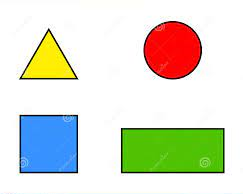
#> input picture Shape_detection/image/shape.png, 243 x 194 px
$ python Shape_detection.py
#> lines starting #> are read from the running program, lines starting #| are printed output that depends on the picture; after the words box and inside, x2 and y2 are one past the last pixel; in counts of white or black regions, pixels touching at a corner belong together
import cv2 as c
import numpy as np
# https://medium.com/analytics-vidhya/opencv-findcontours-detailed-guide-692ee19eeb18(Defination of contour)

image=c.imread('image/shape.png')
#> image is the input picture: shape (194, 243, 3); mean B, G, R 205.9, 222.4, 219.1
fin=c.resize(image,(300,400))
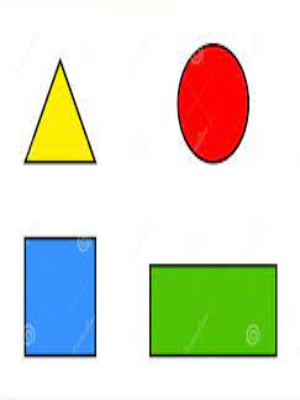
#> fin: shape (400, 300, 3); mean B, G, R 205.9, 222.4, 219
image1=c.cvtColor(fin,c.COLOR_BGR2GRAY)
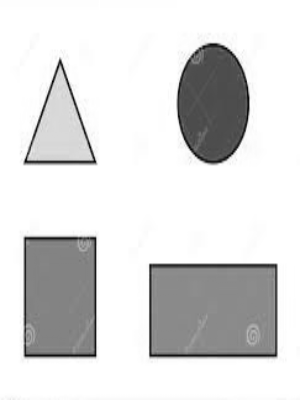
#> image1: shape (400, 300); min 5, max 255, mean 219.5
canny=c.Canny(image1,300,350)
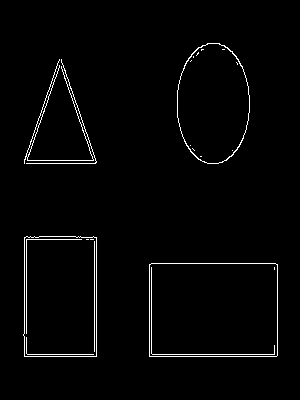
#> canny: shape (400, 300); 1.9% white in thin lines or dots, all inside (x1, y1, x2, y2) = (23, 43, 278, 357)

contour,h=c.findContours(canny,c.RETR_EXTERNAL,c.CHAIN_APPROX_NONE)
#> contour = 5 contours, 2 with area under 20; largest, box (x1, y1, x2, y2) and area: (149, 263, 278, 357) 11900, (23, 236, 97, 357) 8614, (177, 43, 250, 164) 6887; h = [[1, -1, -1, -1], [2, 0, -1, -1], [3, 1, -1, -1], [4, 2, -1, -1], [-1, 3, -1, -1]]

for con in contour:
    area=c.contourArea(con)

    # print(area)
    if area>1:

        c.drawContours(fin, contour, 1, (0, 0, 0))
        len=c.arcLength(con,True)
        approx=c.approxPolyDP(con,0.05*len,True)
        x,y,w,h=c.boundingRect(approx)
        c.rectangle(fin,(x,y),(x+w,y+h),(0,0,0),4)
#> this loop made 5 passes
#> (area, len, approx, x, y, w, h) on passes 1, 2, 5: (11900.5, 440.2, [[149, 264], [149, 356], [277, 355], [277, 264]], 149, 264, 129, 93), (8614, 388.6, [[24, 237], [24, 356], [96, 356], [96, 237]], 24, 237, 73, 120), (6887, 325.4, [[207, 43], [177, 117], [218, 163], [249, 95]], 177, 43, 73, 121)
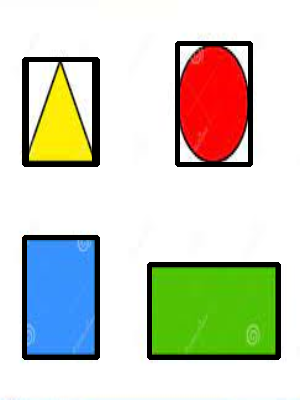
#> fin: shape (400, 300, 3); 6.94% of pixels changed, all inside (x1, y1, x2, y2) = (22, 41, 281, 360)
        # print(x,y,w,h)
# stack=np.hstack((image,fin))

c.imshow('Original',image)
c.imshow('Shape_detection',fin)
while True:
    if(c.waitKey(1) & 0xFF== ord('z')):
#> (key Esc is pressed here)
        break
